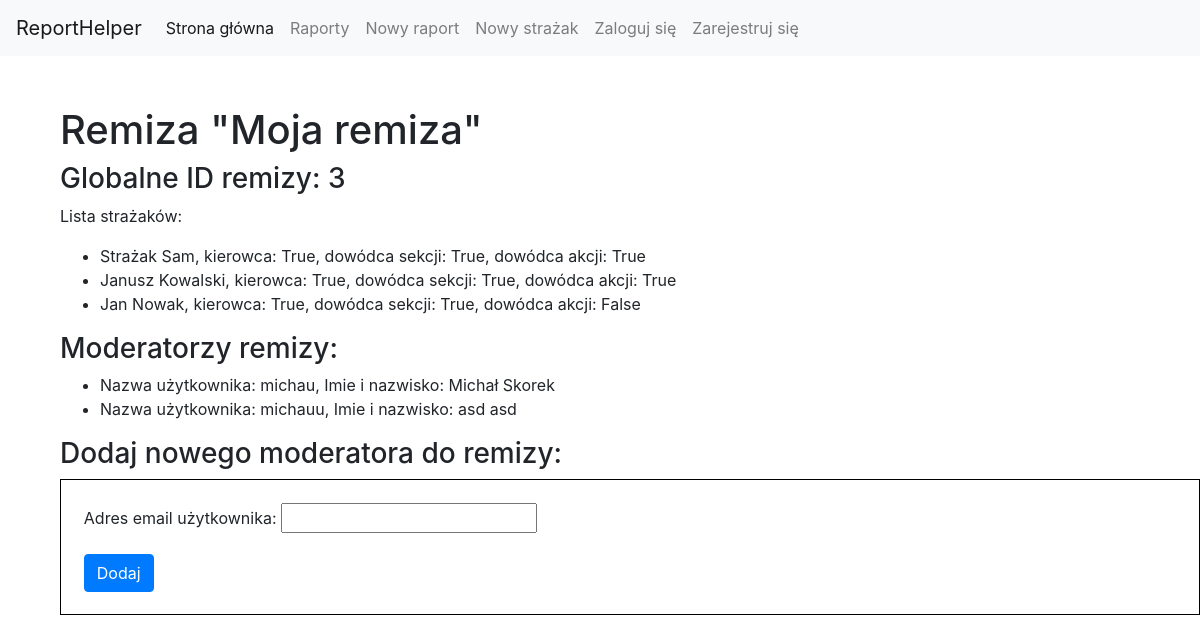
The page /firestations/3 on the database its author committed.
### reporter/models.py (models this page shows, shortened)
class Firestation(models.Model):
    stationid = models.AutoField(primary_key=True)
    stationName = models.CharField(max_length=100, default="")

class Firefighter(models.Model):
    id = models.AutoField(primary_key=True)
    firstName = models.CharField(max_length=25, default="")
    lastName = models.CharField(max_length=25, default="")
    stationid = models.ForeignKey(Firestation, on_delete=models.CASCADE)
    isDriver = models.BooleanField(default=False)
    isSectionCommander = models.BooleanField(default=False)
    isActionCommander = models.BooleanField(default=False)

### reporter/views.py (the view, shortened to what this page needs)
# urls.py: path('firestations/<pk>', views.firestation_details, name="firestation-details")
def firestation_details(request, pk):
    firestation = get_object_or_404(Firestation, pk=pk)
    firefighters = Firefighter.objects.filter(stationid=firestation)
    firestationMembers = User.objects.filter(
        id__in=FirestationMember.objects.filter(stationid=firestation).values("memberid"))
    return render(request, "firestation_details.html",
                  {"firestation": firestation, "firefighters": firefighters, "firestationMembers": firestationMembers})

### reporter/templates/firestation_details.html
{% extends "index.html" %}
{% block content %}
    <div style="margin-top:50px;margin-left:5%;">
      <h1>Remiza "{{ firestation.stationName }}"</h1>
      <h3>Globalne ID remizy: {{ firestation.pk }}</h3>
    <p>Lista strażaków:</p>
    <ul>
    {% for firefighter in firefighters %}
        <li>{{ firefighter.firstName }} {{ firefighter.lastName }}, kierowca: {{ firefighter.isDriver }},
        dowódca sekcji: {{ firefighter.isSectionCommander }}, dowódca akcji: {{ firefighter.isActionCommander }}</li>
    {% endfor %}
    </ul>
    <h3>Moderatorzy remizy:</h3>
    <ul>
        {% for member in firestationMembers %}
            <li>Nazwa użytkownika: {{ member.username }}, Imie i nazwisko: {{ member.first_name }} {{ member.last_name }}</li>
        {% endfor %}
    </ul>
    <h3>Dodaj nowego moderatora do remizy:</h3>
     <form method="POST" class="post-form" style="border:1px solid black;padding:2%;">{% csrf_token %}
         <p><label for="id_userEmail">Adres email użytkownika:</label>
        <input type="text" name="userEmail" maxlength="1000" required id="id_userEmail"></p>
        <button type="submit" class="save btn btn-primary">Dodaj</button>
    </form>
    </div>
{% endblock %}

### rows shown on the page
Firestation: stationName "Moja remiza", pk "3"
Firefighter: firstName "Strażak", lastName "Sam", isDriver "True", isSectionCommander "True", isActionCommander "True"
Firefighter: firstName "Janusz", lastName "Kowalski", isDriver "True", isSectionCommander "True", isActionCommander "True"
Firefighter: firstName "Jan", lastName "Nowak", isDriver "True", isSectionCommander "True", isActionCommander "False"

### other values the page prints
{{ member.username }} "michau"
{{ member.first_name }} "Michał"
{{ member.last_name }} "Skorek"
{{ member.username }} "michauu"
{{ member.first_name }} "asd"
{{ member.last_name }} "asd"
